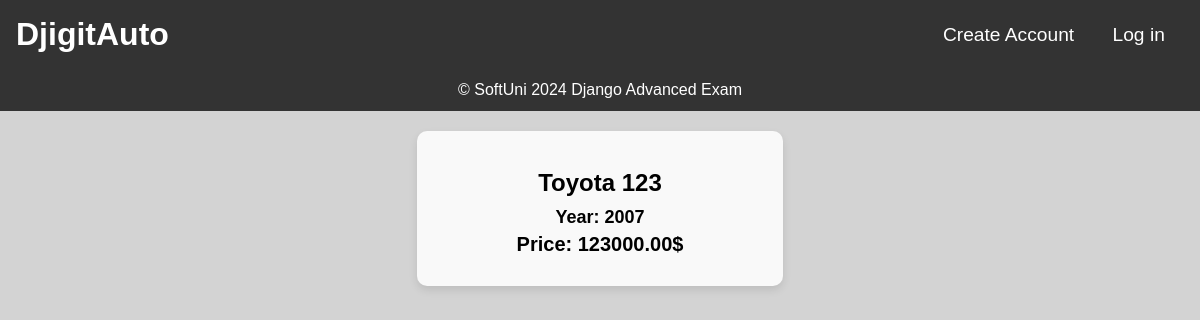
The page /catalogue/ on the database as committed earlier.
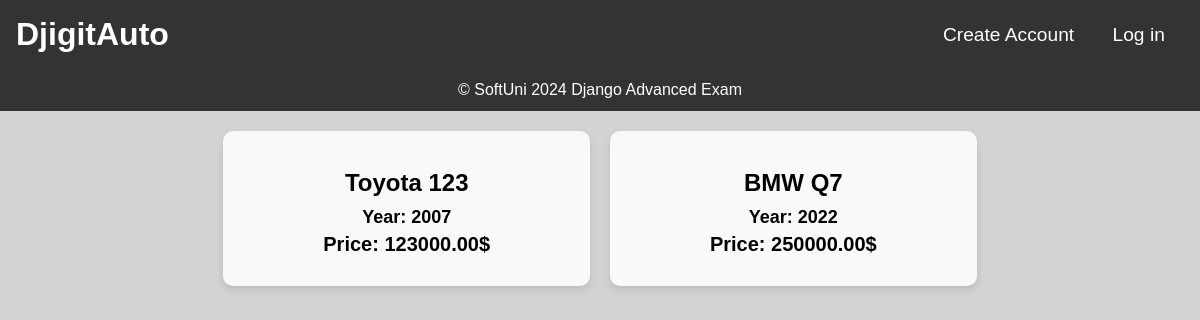
The same page on the database as committed later.
### DjigitAuto/offers/models.py (models this page shows)
class CarOffer(models.Model):
    CAR_BRANDS = {
        'Toyota': 'Toyota',
        'Honda': 'Honda',
        'Ford': 'Ford',
        'Chevrolet': 'Chevrolet',
        'Volkswagen': 'Volkswagen',
        'BMW': 'BMW',
        'Mercedes-Benz': 'Mercedes-Benz',
        'Audi': 'Audi',
        'Nissan': 'Nissan',
        'Hyundai': 'Hyundai',
        'Kia': 'Kia',
        'Tesla': 'Tesla',
        'Subaru': 'Subaru',
        'Mazda': 'Mazda',
        'Lexus': 'Lexus',
        'Jeep': 'Jeep',
        'Volvo': 'Volvo',
        'Porsche': 'Porsche',
    }
    brand = models.CharField(
        choices=CAR_BRANDS,
        max_length=15,
        null=False,
        blank=False,
    )
    car_photo = models.URLField(
        blank=False,
        null=False,
    )
    model = models.CharField(
        null=False,
        max_length=15,
        blank=False,
    )
    year_of_production = models.IntegerField(
        null=False,
        blank=False,
    )
    description = models.TextField(
        max_length=300,
        blank=True,
        null=True,
    )
    price = models.DecimalField(
        null=False,
        blank=False,
        max_digits=10,
        decimal_places=2,
    )
    created_at = models.DateTimeField(
        auto_now_add=True,
    )
    modified_at = models.DateTimeField(
        auto_now=True,
    )
    user = models.ForeignKey(
        UserModel,
        on_delete=models.CASCADE
    )

### DjigitAuto/web/views.py (the view)
# urls.py: path('catalogue/', catalogue, name='catalogue'),
def catalogue(request):
    context = {
        "cars": CarOffer.objects.all(),
    }
    return render(request, 'offer/../../templates/common/catalogue.html', context=context)

### templates/common/catalogue.html (shortened to what this page needs)
{% extends "common/base.html" %}
{% load static %}
{% block main_content %}
    <!DOCTYPE html>
    <html lang="en">
    <head>
        <link rel="stylesheet" href="{% static 'css/common/catalogue.css' %}"/>
    </head>
    <body>
    <section id="catalogue">
        {% for car in cars %}
            <div class="offer-card">
                <div class="image-wrap">
                </div>
                <div class="offer-details">
                    <h1>{{ car.brand }} {{ car.model }}</h1>
                    <h3>Year: {{ car.year_of_production }}</h3>
                    <h2>Price: {{ car.price }}$</h2>
                </div>
            </div>
        {% endfor %}
    </section>
    </body>
    </html>
{% endblock %}

Rows that differ between the two databases and show on the page:
added CarOffer: brand "BMW", model "Q7", year_of_production "2022", price "250000.00"
